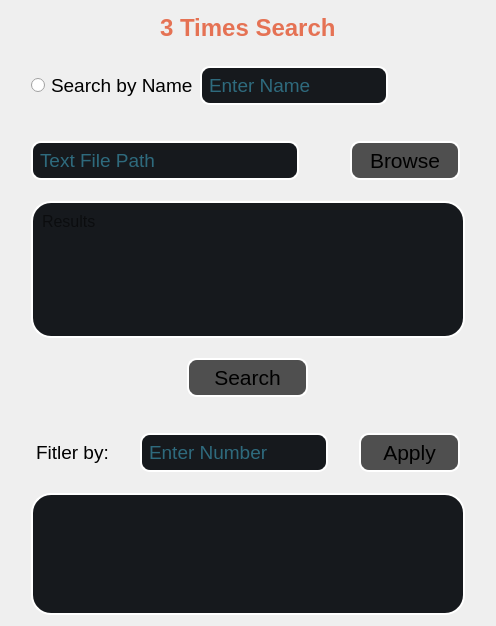
            <widget class="QWidget" name="Times3_Page">
             <layout class="QHBoxLayout" name="horizontalLayout_31">
              <item>
               <layout class="QVBoxLayout" name="verticalLayout_13" stretch="1,2,2,4,2,2,2">
                <item>
                 <layout class="QHBoxLayout" name="horizontalLayout_24">
                  <item alignment="Qt::AlignHCenter|Qt::AlignVCenter">
                   <widget class="QLabel" name="label_5">
                    <property name="font">
                     <font>
                      <pointsize>18</pointsize>
                      <weight>75</weight>
                      <bold>true</bold>
                     </font>
                    </property>
                    <property name="styleSheet">
                     <string notr="true">color:#E57254;</string>
                    </property>
                    <property name="text">
                     <string>3 Times Search</string>
                    </property>
                   </widget>
                  </item>
                 </layout>
                </item>
                <item>
                 <layout class="QHBoxLayout" name="horizontalLayout_25" stretch="1,2">
                  <item alignment="Qt::AlignLeft|Qt::AlignVCenter">
                   <widget class="QRadioButton" name="radio_byName_3T">
                    <property name="font">
                     <font>
                      <pointsize>14</pointsize>
                     </font>
                    </property>
                    <property name="styleSheet">
                     <string notr="true">margin-left:20px;</string>
                    </property>
                    <property name="text">
                     <string>Search by Name</string>
                    </property>
                   </widget>
                  </item>
                  <item alignment="Qt::AlignLeft|Qt::AlignVCenter">
                   <widget class="QLineEdit" name="lineEdit_Name_3T">
                    <property name="font">
                     <font>
                      <pointsize>14</pointsize>
                     </font>
                    </property>
                    <property name="styleSheet">
                     <string notr="true">border : 2px solid white;
border-radius : 10px;
margin-right:20px;
padding:5px;
background-color:#16191d;
color:#46BCDE;</string>
                    </property>
                    <property name="placeholderText">
                     <string>Enter Name</string>
                    </property>
                   </widget>
                  </item>
                 </layout>
                </item>
                <item>
                 <layout class="QHBoxLayout" name="horizontalLayout_26">
                  <item alignment="Qt::AlignVCenter">
                   <widget class="QLineEdit" name="lineEdit_filePath_3T">
                    <property name="font">
                     <font>
                      <pointsize>14</pointsize>
                     </font>
                    </property>
                    <property name="styleSheet">
                     <string notr="true">border : 2px solid white;
border-radius : 10px;
margin-left:20px;
margin-right:40px;
padding:5px;
background-color:#16191d;
color:#46BCDE;</string>
                    </property>
                    <property name="placeholderText">
                     <string>Text File Path</string>
                    </property>
                   </widget>
                  </item>
                  <item alignment="Qt::AlignVCenter">
                   <widget class="QPushButton" name="btn_browse_3T">
                    <property name="font">
                     <font>
                      <pointsize>16</pointsize>
                     </font>
                    </property>
                    <property name="cursor">
                     <cursorShape>PointingHandCursor</cursorShape>
                    </property>
                    <property name="styleSheet">
                     <string notr="true">QPushButton{
border:2px solid white;
border-radius:10px;
padding-left:18px;
padding-right:18px;
padding-top:5px;
padding-bottom:5px;
margin-left:5px;
margin-right:25px;
background-color: rgb(79, 79, 79)
}

QPushButton:hover{
background-color:#E57254;
}</string>
                    </property>
                    <property name="text">
                     <string>Browse</string>
                    </property>
                   </widget>
                  </item>
                 </layout>
                </item>
                <item>
                 <layout class="QHBoxLayout" name="horizontalLayout_27">
                  <item alignment="Qt::AlignVCenter">
                   <widget class="QTextEdit" name="textEdit_results_3T">
                    <property name="font">
                     <font>
                      <pointsize>12</pointsize>
                     </font>
                    </property>
                    <property name="styleSheet">
                     <string notr="true">border : 2px solid white;
border-radius : 20px;
margin-left:20px;
margin-right:20px;
padding:5px;
background-color:#16191d;</string>
                    </property>
                    <property name="readOnly">
                     <bool>true</bool>
                    </property>
                    <property name="tabStopWidth">
                     <number>80</number>
                    </property>
                    <property name="placeholderText">
                     <string>Results</string>
                    </property>
                   </widget>
                  </item>
                 </layout>
                </item>
                <item>
                 <layout class="QHBoxLayout" name="horizontalLayout_28">
                  <item alignment="Qt::AlignHCenter|Qt::AlignVCenter">
                   <widget class="QPushButton" name="btn_search_3T">
                    <property name="font">
                     <font>
                      <pointsize>16</pointsize>
                     </font>
                    </property>
                    <property name="cursor">
                     <cursorShape>PointingHandCursor</cursorShape>
                    </property>
                    <property name="styleSheet">
                     <string notr="true">QPushButton{
border:2px solid white;
border-radius:10px;
padding-left:25px;
padding-right:25px;
padding-top:5px;
padding-bottom:5px;
margin-left:5px;
margin-right:5px;
background-color: rgb(79, 79, 79)
}

QPushButton:hover{
background-color:#23C99A;
}</string>
                    </property>
                    <property name="text">
                     <string>Search</string>
                    </property>
                   </widget>
                  </item>
                 </layout>
                </item>
                <item>
                 <layout class="QHBoxLayout" name="horizontalLayout_29" stretch="1,9,0">
                  <item alignment="Qt::AlignLeft|Qt::AlignVCenter">
                   <widget class="QLabel" name="label_6">
                    <property name="font">
                     <font>
                      <pointsize>14</pointsize>
                     </font>
                    </property>
                    <property name="styleSheet">
                     <string notr="true">margin-left:20px</string>
                    </property>
                    <property name="text">
                     <string>Fitler by:</string>
                    </property>
                   </widget>
                  </item>
                  <item alignment="Qt::AlignHCenter|Qt::AlignVCenter">
                   <widget class="QLineEdit" name="lineEdit_number_3T">
                    <property name="font">
                     <font>
                      <pointsize>14</pointsize>
                     </font>
                    </property>
                    <property name="cursor">
                     <cursorShape>IBeamCursor</cursorShape>
                    </property>
                    <property name="styleSheet">
                     <string notr="true">border : 2px solid white;
border-radius : 10px;
margin-left:20px;
margin-right:20px;
padding:5px;
background-color:#16191d;
color:#46BCDE;</string>
                    </property>
                    <property name="placeholderText">
                     <string>Enter Number</string>
                    </property>
                   </widget>
                  </item>
                  <item alignment="Qt::AlignRight|Qt::AlignVCenter">
                   <widget class="QPushButton" name="btn_apply_3T">
                    <property name="font">
                     <font>
                      <pointsize>16</pointsize>
                     </font>
                    </property>
                    <property name="cursor">
                     <cursorShape>PointingHandCursor</cursorShape>
                    </property>
                    <property name="styleSheet">
                     <string notr="true">QPushButton{
border:2px solid white;
border-radius:10px;
padding-left:22px;
padding-right:22px;
padding-top:5px;
padding-bottom:5px;
margin-left:5px;
margin-right:25px;
background-color: rgb(79, 79, 79)
}

QPushButton:hover{
background-color:#23C99A;
}</string>
                    </property>
                    <property name="text">
                     <string>Apply</string>
                    </property>
                   </widget>
                  </item>
                 </layout>
                </item>
                <item>
                 <layout class="QHBoxLayout" name="horizontalLayout_30">
                  <item>
                   <widget class="QTextEdit" name="textEdit_filterResults_3T">
                    <property name="font">
                     <font>
                      <pointsize>12</pointsize>
                     </font>
                    </property>
                    <property name="styleSheet">
                     <string notr="true">border : 2px solid white;
border-radius : 20px;
margin-left:20px;
margin-right:20px;
padding:5px;
background-color:#16191d;</string>
                    </property>
                    <property name="readOnly">
                     <bool>true</bool>
                    </property>
                   </widget>
                  </item>
                 </layout>
                </item>
               </layout>
              </item>
             </layout>
            </widget>
